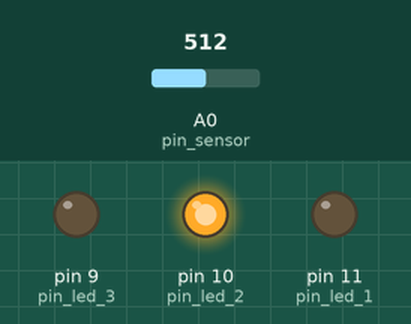
Simulated run of this sketch. Board: Arduino Uno, built with avr-gcc and run on an emulated ATmega328P. Shown: output pins drawn as LEDs (lit = HIGH). The inputs (shaded band) are chosen by the test bench; at power-on: A0 (pin_sensor) = 512. What the sketch prints to the serial monitor is not drawn.

Above: at 1.2 s.
1.3 s: A0 (pin_sensor) set to 600
4.3 s: A0 (pin_sensor) set to 628
At 5.2 s:
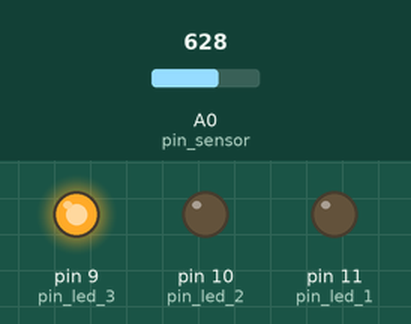
5.8 s: A0 (pin_sensor) set to 809
8.8 s: A0 (pin_sensor) set to 829
At 9.8 s:
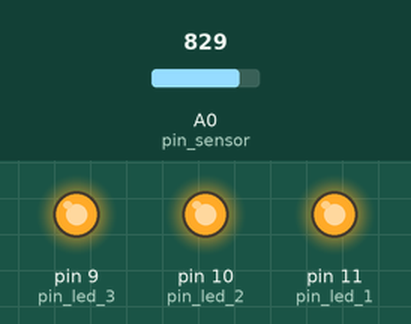
10.3 s: A0 (pin_sensor) set to 306
At 10.9 s:
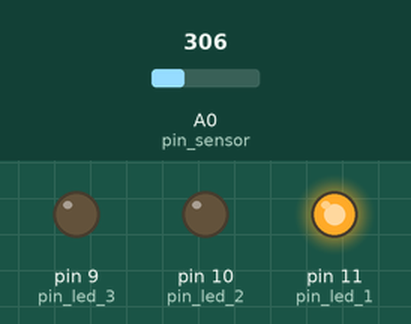
11.8 s: A0 (pin_sensor) set to 397
14.8 s: A0 (pin_sensor) set to 418
At 15.5 s:
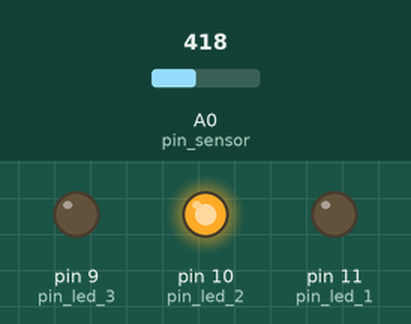
Timing chart, 0 to 17.8 s (numbered marks = the images above; inputs shaded):
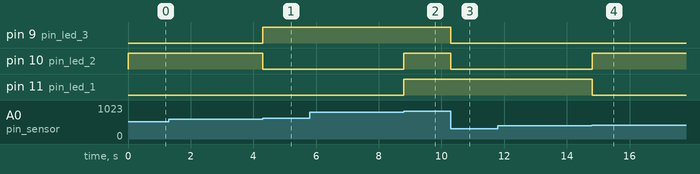

The sketch:

sketch_apr6b2.ino
```cpp
int pin_sensor = A0;
int valor_sensor = 0;
const int pin_led_1 = 11;
const int pin_led_2 = 10;
const int pin_led_3 = 9;


void setup() {
 pinMode(pin_sensor, INPUT);
 pinMode(pin_led_1, OUTPUT);
 pinMode(pin_led_2, OUTPUT);
 pinMode(pin_led_3, OUTPUT);
 Serial.begin(115200);

}

void loop() {
  valor_sensor = analogRead(pin_sensor);
  float valor_tensao = (valor_sensor * 5.0)/1023;
  Serial.print("valor tensao =");
  Serial.println(valor_tensao);
  if (valor_tensao >=4){
    digitalWrite(pin_led_1, 1);
    digitalWrite(pin_led_2, 1);
    digitalWrite(pin_led_3, 1);
  }
  else if (valor_tensao >=3) {
     digitalWrite(pin_led_1, 0);
     digitalWrite(pin_led_2, 0);
     digitalWrite(pin_led_3, 1);
  }
  else if (valor_tensao >=2) {
     digitalWrite(pin_led_1, 0);
     digitalWrite(pin_led_2, 1);
     digitalWrite(pin_led_3, 0);
  }
  else if (valor_tensao >=1) {
     digitalWrite(pin_led_1, 1);
     digitalWrite(pin_led_2, 0);
     digitalWrite(pin_led_3, 0);
  }
  else {
     digitalWrite(pin_led_1, 0);
     digitalWrite(pin_led_2, 0);
     digitalWrite(pin_led_3, 0);
  }
}
```

Measured:
- the behaviour switches between 613 and 614 on A0 (pin_sensor) (found by bisection; images 0 and 1)
- the behaviour switches between 818 and 819 on A0 (pin_sensor) (found by bisection; images 1 and 2)
- the behaviour switches between 409 and 410 on A0 (pin_sensor) (found by bisection; images 3 and 4)
- after the input at 4.3 s, pin 9 (pin_led_3): LOW → HIGH at once; pin 10 (pin_led_2): HIGH → LOW at once
- after the input at 8.8 s, pin 10 (pin_led_2), pin 11 (pin_led_1): LOW → HIGH at once
- after the input at 10.3 s, pin 9 (pin_led_3), pin 10 (pin_led_2): HIGH → LOW at once
- after the input at 14.8 s, pin 10 (pin_led_2): LOW → HIGH at once; pin 11 (pin_led_1): HIGH → LOW at once
